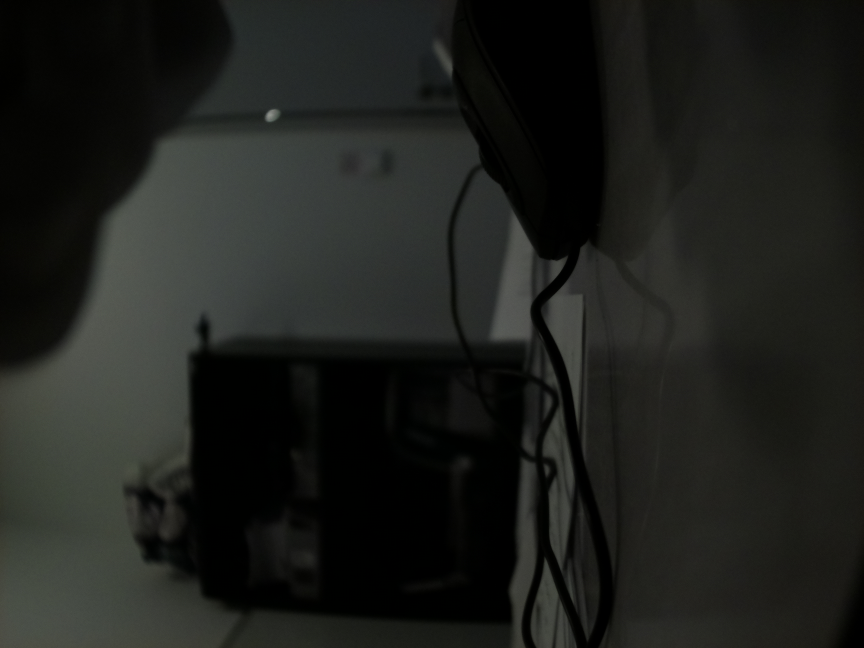
#> input picture 4th Test Run (3 hours)/image_001.jpg, 2591 x 1944 px (shown at 1/3 size); its folder holds only this picture in this run
$ python ndvi.py
#> lines starting #> are read from the running program, lines starting #| are printed output that depends on the picture
#> in process_all, original is the input picture: shape (1944, 2591, 3); mean B, G, R 28.7, 32, 30.4
import cv2
import os
import numpy as np
from pathlib import Path
from time import sleep
from datetime import datetime
import fastiecm

base_folder = Path(__file__).parent.resolve()
delay = 5
scalefactor = 2


def display(image, image_name, delay=5, scalefactor=2):
    """
    This function takes an image, image name (string) as arguments, as well as a delay in seconds and a scale factor, both optional and defaulting to 5 and 2 respectively.
    It scales the image provided by the inverse of the scale factor and shows it for the amount of time specified by the delay or, optionally if the delay is specified to be -1, it shows the image until input by the user through a keyboard.
    Upon the end of the specified amount of time or user input, all windows are closed and the function ends, returning nothing.
    """
    image = np.array(image, dtype=float)/float(255)

    shape = image.shape
    height = int(shape[0]/scalefactor)
    width = int(shape[1]/scalefactor)
    image = cv2.resize(image, (width, height))
    cv2.namedWindow(image_name)
    cv2.imshow(image_name, image)
    if delay != -1:
        sleep(delay)
    else:
        cv2.waitKey(0)
    cv2.destroyAllWindows()


def contrast_stretch(im):
    """
    This function takes in an image as argument and, taking into account the min and max values of the pixels, it stretches the contrast of the image as to make small changes more evident.
    Upon completetion, it returns the processed image.
    If the image is a single colour, then the operation will throw a division by zero exception, since both the minimum and maximum values of the pixels are the same. This is taken into account and a try, except clause was added for that case.
    """
    in_min = np.percentile(im, 5)
#> in_min = 0
    in_max = np.percentile(im, 95)
#> in_max = 74

    out_min = 0.0
    out_max = 255.0

    out = im - in_min

    out *= ((out_min - out_max) / (in_min - in_max))
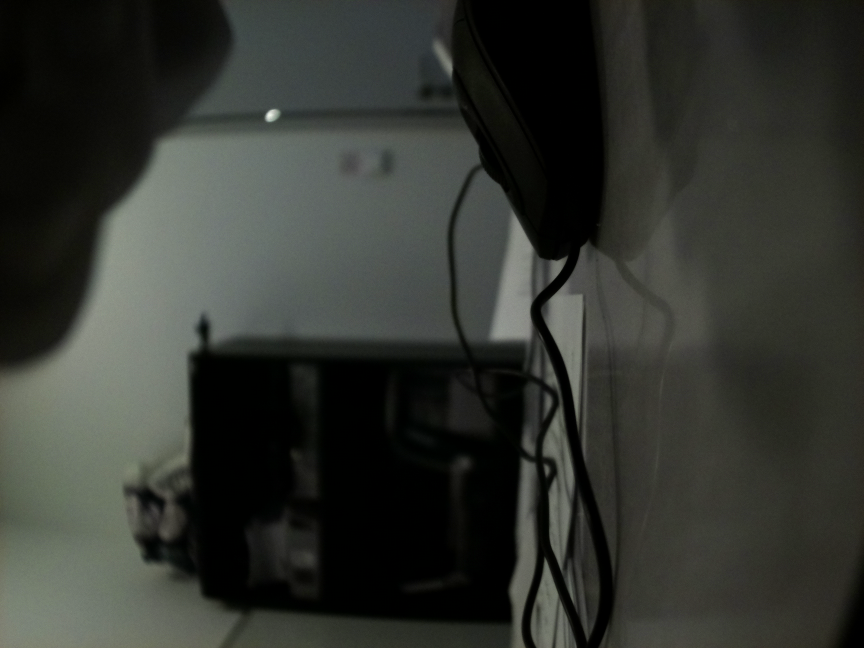
#> out: shape (1944, 2591, 3) float64 (shown at 1/3 size); mean B, G, R 98.9, 110.3, 104.9; drawn with min black and max white
    out += in_min
    return out


def calc_ndvi(image):
    """
    This function takes an image as argument.
    The image is processed according to NDVI calculation model, based on the reflectance of red and infrared radiation by healthy vegetation, returning a greyscale image representing the NDVI values from lowest (darkest) to highest (lightest).
    """
    b, g, r = cv2.split(image)
    bottom = (r.astype(float) + b.astype(float))
    bottom[bottom == 0] = 0.01
    ndvi = (b.astype(float) - r)/bottom
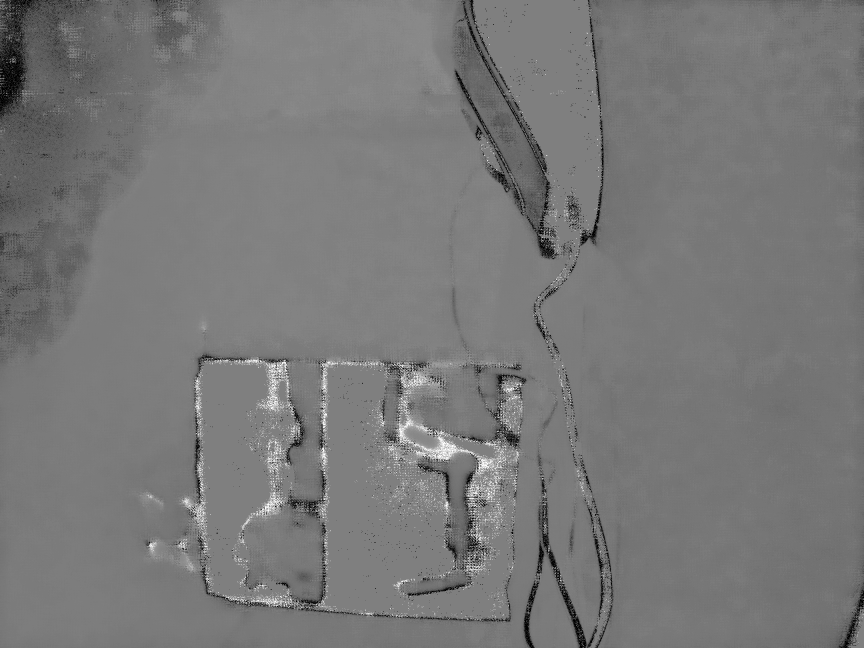
#> ndvi: shape (1944, 2591) float64 (shown at 1/3 size); min -1, max 1, mean -0.055; drawn with min black and max white
    return ndvi


def process(image, show=False, delay=-1):
    if show:
        display(image, 'Original', delay)
    contrasted = contrast_stretch(image)
    if show:
        display(contrasted, 'Contrasted Original', delay)
    ndvi = calc_ndvi(contrasted)
    if show:
        display(ndvi, 'NDVI', delay)
    ndvi_contrasted = contrast_stretch(ndvi)
    if show:
        display(ndvi_contrasted, 'NDVI Contrasted', delay)
    return ndvi_contrasted


def colour_map(image, cm=fastiecm.fastiecm):
    color_mapped_prep = image.astype(np.uint8)
    color_mapped_image = cv2.applyColorMap(color_mapped_prep, cm)
    return color_mapped_image


def process_all(base_folder):
    """
    Looping through every file and folder in the current directory (without recursiveness),
    for every file with extension '.jpg' or '.jpeg', making sure not to process the same image twice or process an already NDVI image, it'll be processed into a greyscale NDVi image,
    which is saved in the same directory with a filename of the form {filename}_ndvi.png, where filename is the name of the original image.
    This is done continuously and without user input, with the elapsed time being calculated and printed to the console upon the termination of the loop.
    """

    start_time = datetime.now()
    files = os.listdir(base_folder)
    for image in files:

        if image.endswith(".jpg") or image.endswith(".jpeg"):
            original = cv2.imread(str(base_folder / str(image)))

            filename, extension = image.split(".", 1)
            if filename + "_ndvi.png" not in files and "ndvi" not in filename:
                print(f"processing {filename}")
                ndvi_contrasted = process(original)
                cv2.imwrite(
                    str(base_folder / str(filename + '_ndvi.png')), ndvi_contrasted)
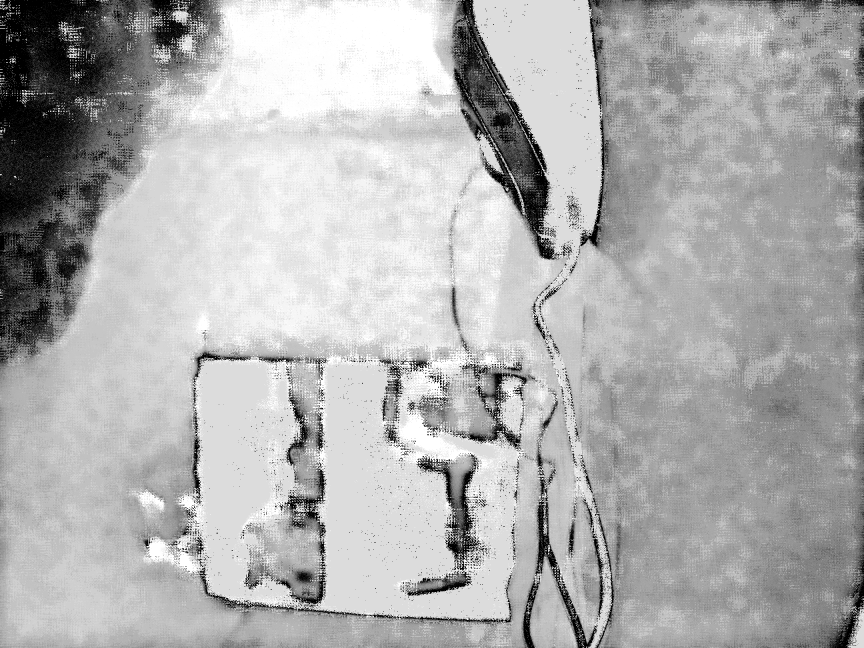
#> saved as image_001_ndvi.png: shape (1944, 2591) (shown at 1/3 size); min 0, max 255, mean 175.9
                cv2.imwrite(
                    str(base_folder / str(filename + '_ndvi_cm.png')), colour_map(ndvi_contrasted))
#> in colour_map, `color_mapped_prep = image.astype(np.uint8)`:
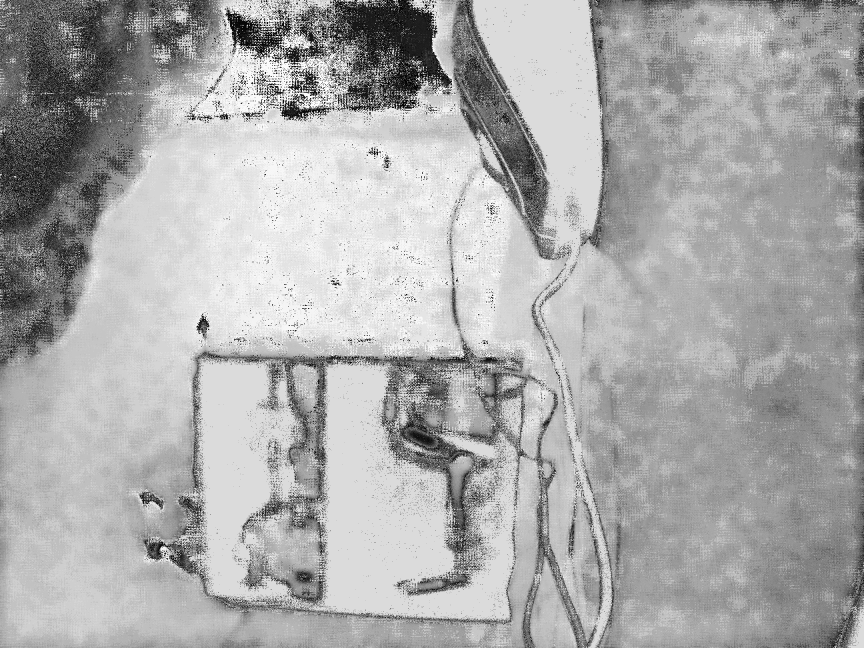
#> color_mapped_prep: shape (1944, 2591) (shown at 1/3 size); min 0, max 255, mean 170.8
            elif filename + "_ndvi_cm.png" not in files and "ndvi" in filename:
                cv2.imwrite(
                    str(base_folder / str(filename + '_cm.png')), colour_map(original))
            elif filename + "_ndvi_cm.png" not in files and "ndvi" not in filename:
                processed = cv2.imread(
                    str(base_folder / str(filename + "_ndvi.png")))
                cv2.imwrite(
                    str(base_folder / str(filename + '_ndvi_cm.png')), colour_map(processed))
    finish_time = datetime.now()
    elapsed = finish_time - start_time
    print(elapsed)
    minutes, seconds = divmod(elapsed.days * 60*60*24 + elapsed.seconds, 60)
    print(f"{minutes} minutes and {seconds} seconds have passed")
    return minutes, seconds


#> (the run stopped early here; a loop or call above may not have finished)

$ run again, on 4th Test Run (3 hours)/image_013.jpg
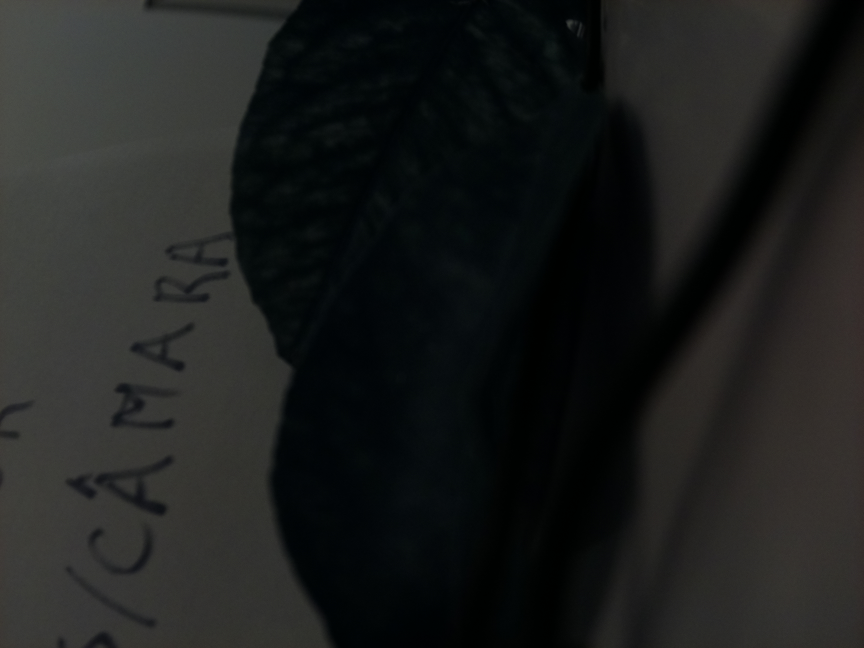
#> input picture 4th Test Run (3 hours)/image_013.jpg, 2591 x 1944 px (shown at 1/3 size)
#> in process_all, original is the input picture: shape (1944, 2591, 3); mean B, G, R 29.5, 30.5, 28.9
#> in_min = 1
#> in_max = 65
#> in calc_ndvi, `ndvi = (b.astype(float) - r)/bottom`:
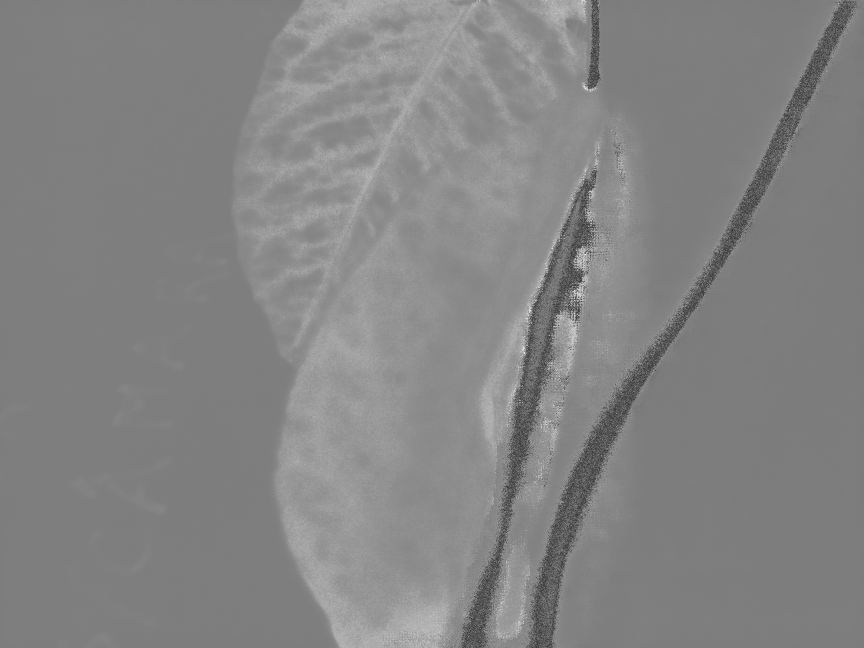
#> ndvi: shape (1944, 2591) float64 (shown at 1/3 size); min -3.98, max 3.98, mean 0.162; drawn with min black and max white
#> in colour_map, `color_mapped_prep = image.astype(np.uint8)`:
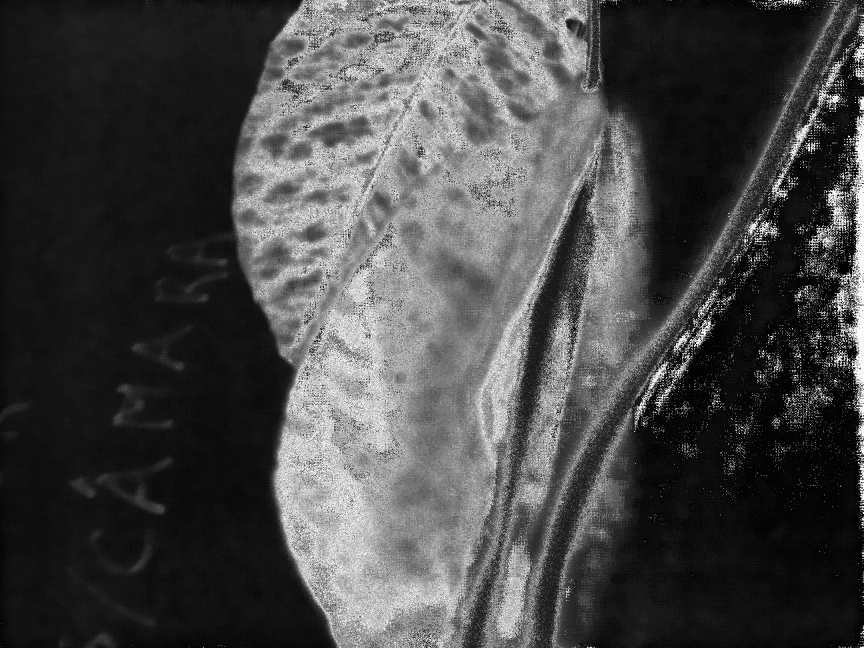
#> color_mapped_prep: shape (1944, 2591) (shown at 1/3 size); min 0, max 255, mean 71.5

$ run again, on 4th Test Run (3 hours)/image_002.jpg
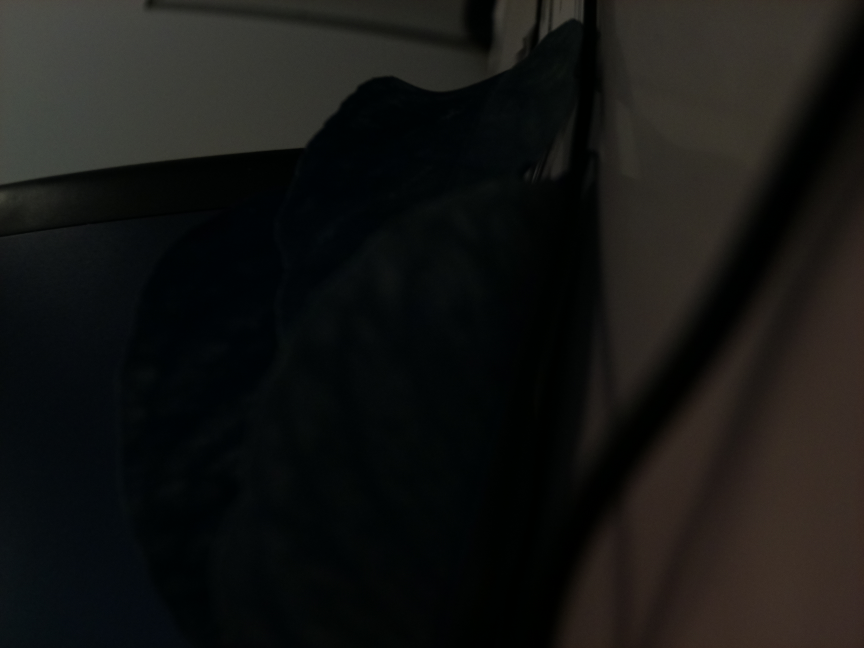
#> input picture 4th Test Run (3 hours)/image_002.jpg, 2591 x 1944 px (shown at 1/3 size)
#> in process_all, original is the input picture: shape (1944, 2591, 3); mean B, G, R 19.9, 21.6, 21.4
#> in_min = 0
#> in_max = 60
#> in calc_ndvi, `ndvi = (b.astype(float) - r)/bottom`:
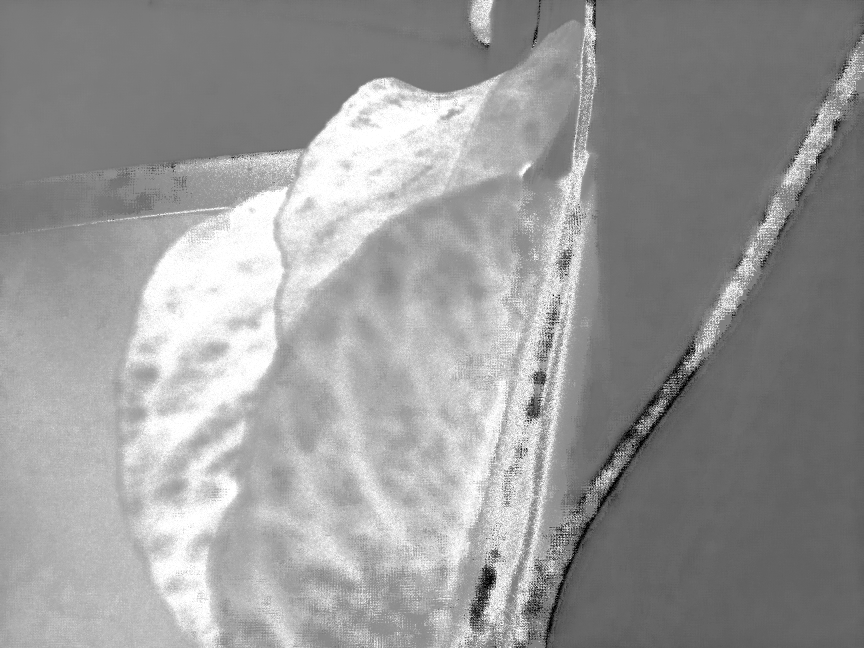
#> ndvi: shape (1944, 2591) float64 (shown at 1/3 size); min -1, max 1, mean 0.198; drawn with min black and max white
#> in colour_map, `color_mapped_prep = image.astype(np.uint8)`:
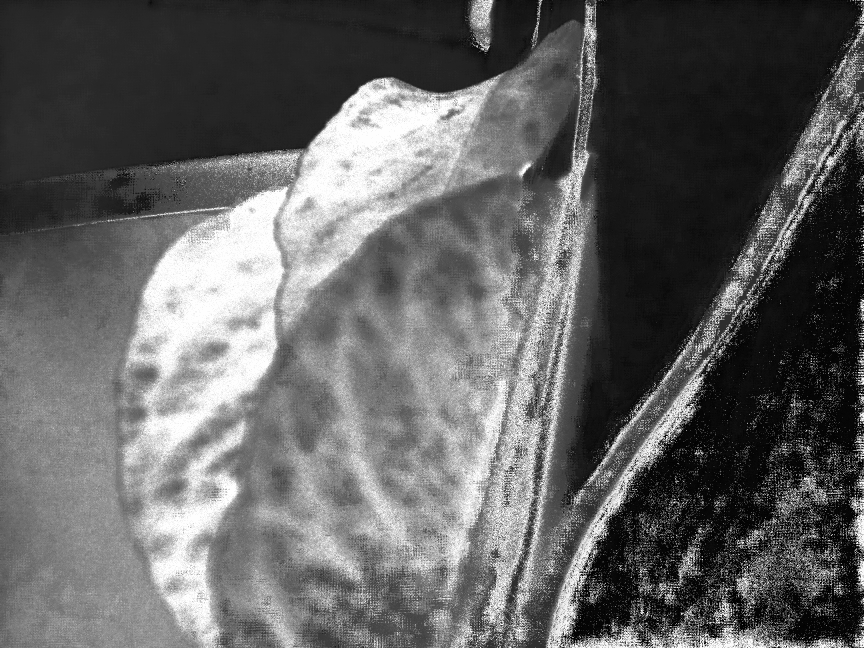
#> color_mapped_prep: shape (1944, 2591) (shown at 1/3 size); min 0, max 255, mean 98.7
